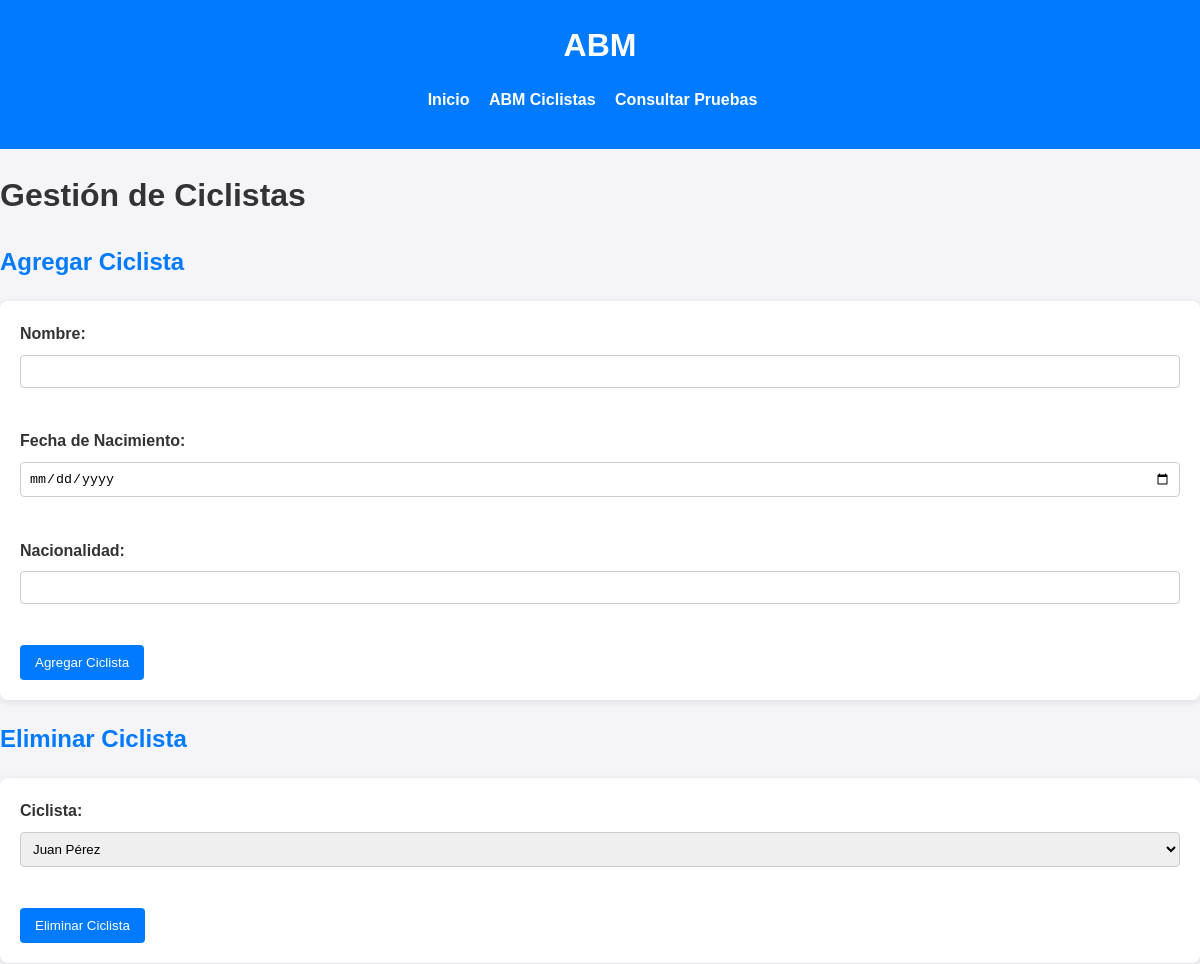
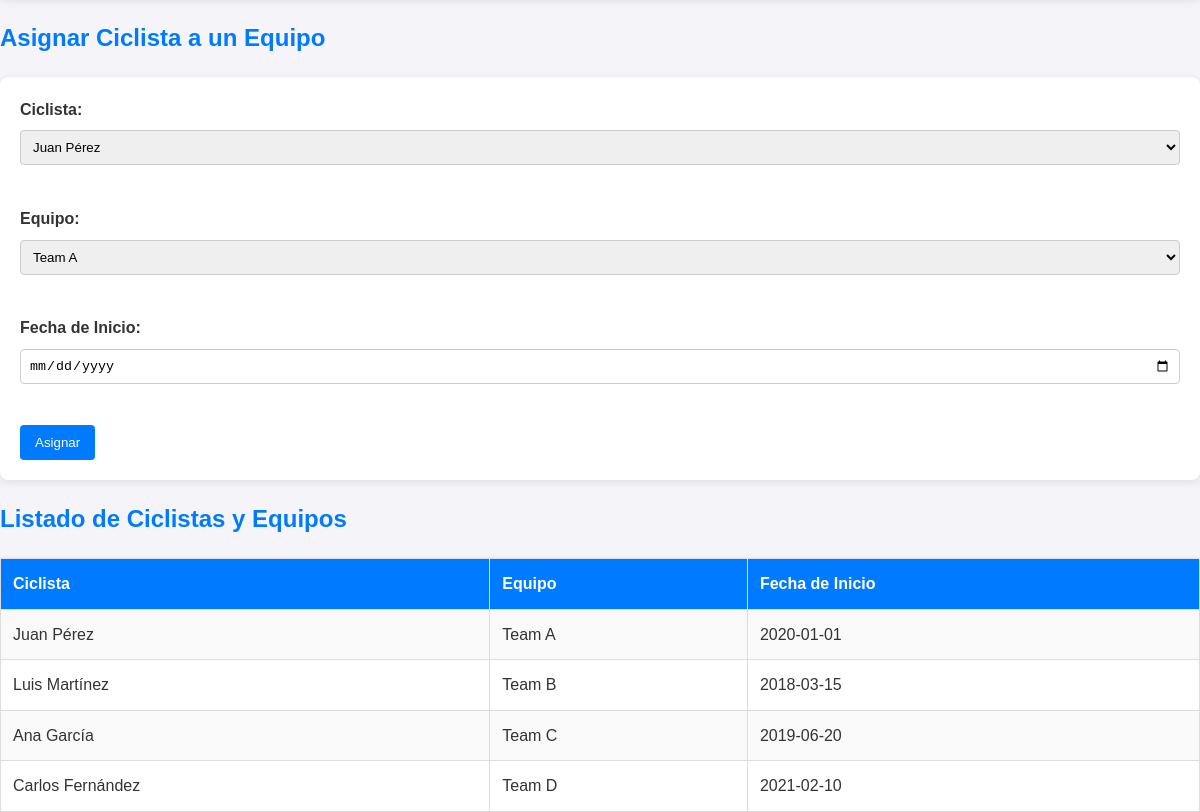
The page /abm.php on the database its author committed (2 pictures, top to bottom).
### tables this page shows
CREATE TABLE `pertenece` (
  `CiclistaID` int(11) NOT NULL,
  `EquipoID` int(11) NOT NULL,
  `Fec_Inicio` date NOT NULL
);

CREATE TABLE `ciclista` (
  `CiclistaID` int(11) NOT NULL,
  `Nombre` varchar(100) NOT NULL,
  `Fecha_Nac` date NOT NULL,
  `Nacionalidad` varchar(50) NOT NULL
);

CREATE TABLE `equipo` (
  `EquipoID` int(11) NOT NULL,
  `Nombre` varchar(100) NOT NULL,
  `Nacionalidad` varchar(50) NOT NULL,
  `Direccion` varchar(255) NOT NULL
);

### abm.php (the view, shortened to what this page needs)
<?php
$host = "localhost";
$user = "root";
$password = "";
$dbname = "examenfinal";
$conn = new mysqli($host, $user, $password, $dbname);
$ciclistas = [];
$sql_ciclistas = "SELECT * FROM ciclista";
$result_ciclistas = $conn->query($sql_ciclistas);
if ($result_ciclistas->num_rows > 0) {
    while ($row = $result_ciclistas->fetch_assoc()) {
        $ciclistas[] = $row;
    }
}
$equipos = [];
$sql_equipos = "SELECT * FROM equipo";
$result_equipos = $conn->query($sql_equipos);
if ($result_equipos->num_rows > 0) {
    while ($row = $result_equipos->fetch_assoc()) {
        $equipos[] = $row;
    }
}
?>
<!DOCTYPE html>
<html lang="es">
<head>
    <link rel="stylesheet" href="css/estilos.css">
</head>
<body>
<header>
    <h1>ABM</h1>
        <nav>
            <ul>
                <li><a href="index.php">Inicio</a></li>
                <li><a href="abm.php">ABM Ciclistas</a></li>
                <li><a href="consultas.php">Consultar Pruebas</a></li>
            </ul>
        </nav>
    </header>
    <h1>Gestión de Ciclistas</h1>
    <h2>Agregar Ciclista</h2>
    <form method="POST" action="">
        <label for="Nombre">Nombre:</label>
        <input type="text" id="Nombre" name="Nombre" required><br><br>
        <label for="Fecha_Nac">Fecha de Nacimiento:</label>
        <input type="date" id="Fecha_Nac" name="Fecha_Nac" required><br><br>
        <label for="Nacionalidad">Nacionalidad:</label>
        <input type="text" id="Nacionalidad" name="Nacionalidad" required><br><br>
        <button type="submit">Agregar Ciclista</button>
    </form>
    <h2>Eliminar Ciclista</h2>
    <form method="POST" action="">
        <label for="CiclistaIDEliminar">Ciclista:</label>
        <select name="CiclistaIDEliminar" id="CiclistaIDEliminar" required>
            <?php foreach ($ciclistas as $ciclista): ?>
                <option value="<?= $ciclista['CiclistaID'] ?>"><?= $ciclista['Nombre'] ?></option>
            <?php endforeach; ?>
        </select><br><br>
        <button type="submit">Eliminar Ciclista</button>
    </form>
    <h2>Asignar Ciclista a un Equipo</h2>
    <form method="POST" action="">
        <label for="CiclistaID">Ciclista:</label>
        <select name="CiclistaID" id="CiclistaID" required>
            <?php foreach ($ciclistas as $ciclista): ?>
                <option value="<?= $ciclista['CiclistaID'] ?>"><?= $ciclista['Nombre'] ?></option>
            <?php endforeach; ?>
        </select><br><br>
        <label for="EquipoID">Equipo:</label>
        <select name="EquipoID" id="EquipoID" required>
            <?php foreach ($equipos as $equipo): ?>
                <option value="<?= $equipo['EquipoID'] ?>"><?= $equipo['Nombre'] ?></option>
            <?php endforeach; ?>
        </select><br><br>
        <label for="Fec_Inicio">Fecha de Inicio:</label>
        <input type="date" id="Fec_Inicio" name="Fec_Inicio" required><br><br>
        <button type="submit">Asignar</button>
    </form>
    <h2>Listado de Ciclistas y Equipos</h2>
    <?php
    $sql_listado = "SELECT c.Nombre AS Ciclista, e.Nombre AS Equipo, p.Fec_Inicio
                    FROM pertenece p
                    JOIN ciclista c ON p.CiclistaID = c.CiclistaID
                    JOIN equipo e ON p.EquipoID = e.EquipoID";
    $result_listado = $conn->query($sql_listado);
    if ($result_listado->num_rows > 0): ?>
        <table border="1">
            <tr>
                <th>Ciclista</th>
                <th>Equipo</th>
                <th>Fecha de Inicio</th>
            </tr>
            <?php while ($row = $result_listado->fetch_assoc()): ?>
                <tr>
                    <td><?= $row['Ciclista'] ?></td>
                    <td><?= $row['Equipo'] ?></td>
                    <td><?= $row['Fec_Inicio'] ?></td>
                </tr>
            <?php endwhile; ?>
        </table>
    <?php else: ?>
        <p>No se encontraron resultados.</p>
    <?php endif; ?>
</body>
</html>

### css/estilos.css (style rules this page uses)
body { font-family: Arial, sans-serif; margin: 0; padding: 0; background-color: #f4f4f9; color: #333; line-height: 1.6; }
header { background-color: #007bff; color: white; padding: 20px; text-align: center; }
header h1 { margin: 0; font-size: 2em; }
nav ul { list-style: none; padding: 0; }
nav ul li { display: inline; margin-right: 15px; }
nav ul li a { color: white; text-decoration: none; font-weight: bold; transition: color 0.3s; }
h2 { color: #007bff; }
form { background-color: white; padding: 20px; border-radius: 8px; box-shadow: 0 2px 8px rgba(0, 0, 0, 0.1); margin-bottom: 20px; }
form label { display: block; margin-bottom: 8px; font-weight: bold; }
form input, form select { width: 100%; padding: 8px; margin-bottom: 15px; border: 1px solid #ccc; border-radius: 4px; box-sizing: border-box; }
form button { background-color: #007bff; color: white; border: none; padding: 10px 15px; border-radius: 4px; cursor: pointer; }
table { width: 100%; margin-top: 20px; border-collapse: collapse; background-color: white; box-shadow: 0 2px 8px rgba(0, 0, 0, 0.1); }
table th, table td { padding: 12px; border: 1px solid #ddd; text-align: left; }
table th { background-color: #007bff; color: white; }
table tr:nth-child(even) { background-color: #f9f9f9; }

### rows shown on the page
pertenece: CiclistaID.Nombre "Juan Pérez", EquipoID.Nombre "Team A", Fec_Inicio "2020-01-01"
pertenece: CiclistaID.Nombre "Luis Martínez", EquipoID.Nombre "Team B", Fec_Inicio "2018-03-15"
pertenece: CiclistaID.Nombre "Ana García", EquipoID.Nombre "Team C", Fec_Inicio "2019-06-20"
pertenece: CiclistaID.Nombre "Carlos Fernández", EquipoID.Nombre "Team D", Fec_Inicio "2021-02-10"

### other values the page prints
form field CiclistaIDEliminar "Juan Pérez"
form field CiclistaID "Juan Pérez"
form field EquipoID "Team A"
